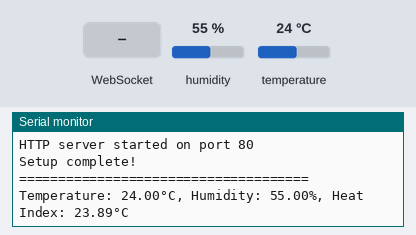
Recording of a sketch running on a simulated ESP8266 (NodeMCU). On the bench: the last lines printed to the serial monitor. Inputs (shaded band) come from the test bench; at power-on: humidity 55 %, temperature 24 °C. WiFi joins after 1.5 s; servers stay silent unless stated.

Above: at 2.7 s.
2.8 s: WebSocket text "reset" received
At 3.6 s:
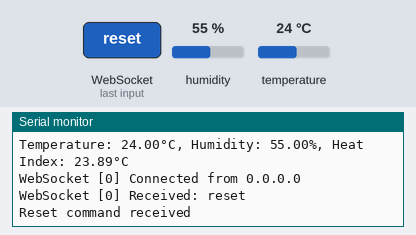
4.3 s: WebSocket text "status" received
At 4.7 s:
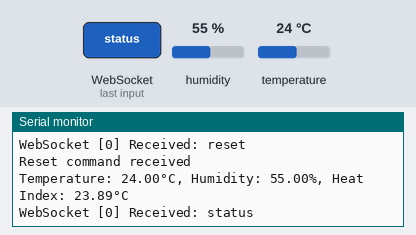
5.8 s: WebSocket text "1" received
At 6.01 s:
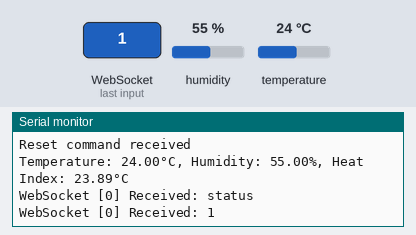
7.3 s: humidity set to 22 %
At 8.6 s:
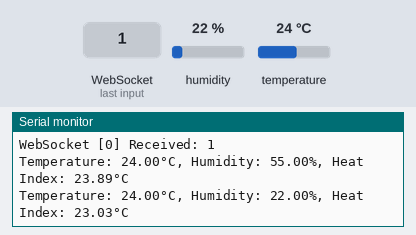
8.8 s: temperature set to 12 °C
10.3 s: humidity set to 40 %
At 10.3 s:
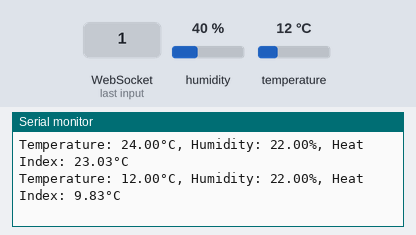
Timing chart, 0 to 12.8 s (numbered marks = the images above; inputs shaded):
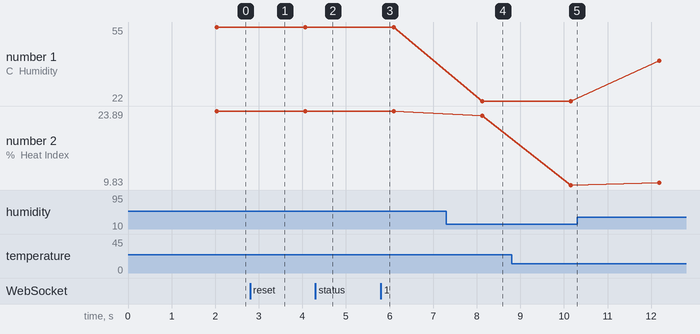

The sketch:

DHT11_ESP8266_WebSocket.ino
```cpp
#include <ESP8266WiFi.h>
#include <ESP8266WebServer.h>
#include <WebSocketsServer.h>
#include <DHT.h>
#include <ArduinoJson.h>

// WiFi credentials
const char* ssid = "NAMA_WIFI_ANDA";
const char* password = "PASSWORD_WIFI_ANDA";

// DHT11 sensor setup
#define DHT_PIN 2        // Pin D4 pada NodeMCU
#define DHT_TYPE DHT11   // DHT11 sensor type
DHT dht(DHT_PIN, DHT_TYPE);

// WebSocket server on port 81
WebSocketsServer webSocket = WebSocketsServer(81);

// Web server on port 80
ESP8266WebServer server(80);

// Variables for sensor data
float temperature = 0.0;
float humidity = 0.0;
float heatIndex = 0.0;

// Timing variables
unsigned long lastSensorRead = 0;
unsigned long lastWebSocketSend = 0;
const unsigned long sensorInterval = 2000;  // Read sensor every 2 seconds
const unsigned long wsInterval = 2000;      // Send WebSocket data every 2 seconds

void setup() {
  Serial.begin(115200);
  Serial.println();
  Serial.println("=== DHT11 ESP8266 WebSocket Server ===");

  // Initialize DHT sensor
  dht.begin();
  Serial.println("DHT11 sensor initialized");

  // Connect to WiFi
  WiFi.begin(ssid, password);
  Serial.print("Connecting to WiFi");

  while (WiFi.status() != WL_CONNECTED) {
    delay(500);
    Serial.print(".");
  }

  Serial.println();
  Serial.println("WiFi connected!");
  Serial.print("IP address: ");
  Serial.println(WiFi.localIP());
  Serial.print("WebSocket Server: ws://");
  Serial.print(WiFi.localIP());
  Serial.println(":81/");

  // Start WebSocket server
  webSocket.begin();
  webSocket.onEvent(webSocketEvent);
  Serial.println("WebSocket server started on port 81");

  // Start web server
  server.on("/", handleRoot);
  server.on("/status", handleStatus);
  server.begin();
  Serial.println("HTTP server started on port 80");

  Serial.println("Setup complete!");
  Serial.println("=====================================");
}

void loop() {
  // Handle WebSocket events
  webSocket.loop();

  // Handle HTTP requests
  server.handleClient();

  // Read sensor data
  if (millis() - lastSensorRead >= sensorInterval) {
    readSensorData();
    lastSensorRead = millis();
  }

  // Send WebSocket data
  if (millis() - lastWebSocketSend >= wsInterval) {
    sendWebSocketData();
    lastWebSocketSend = millis();
  }

  delay(10); // Small delay for stability
}

void readSensorData() {
  // Read humidity and temperature
  float h = dht.readHumidity();
  float t = dht.readTemperature();

  // Check if any reads failed
  if (isnan(h) || isnan(t)) {
    Serial.println("Failed to read from DHT sensor!");
    return;
  }

  // Calculate heat index
  float hi = dht.computeHeatIndex(t, h, false); // false = Celsius

  // Update global variables
  temperature = t;
  humidity = h;
  heatIndex = hi;

  // Print to serial monitor
  Serial.print("Temperature: ");
  Serial.print(temperature);
  Serial.print("°C, Humidity: ");
  Serial.print(humidity);
  Serial.print("%, Heat Index: ");
  Serial.print(heatIndex);
  Serial.println("°C");
}

void sendWebSocketData() {
  // Create JSON object
  StaticJsonDocument<200> doc;
  doc["temperature"] = String(temperature, 1);
  doc["humidity"] = String(humidity, 1);
  doc["heatIndex"] = String(heatIndex, 1);
  doc["timestamp"] = getTimeString();

  // Serialize JSON to string
  String jsonString;
  serializeJson(doc, jsonString);

  // Send to all connected WebSocket clients
  webSocket.broadcastTXT(jsonString);
}

void webSocketEvent(uint8_t num, WStype_t type, uint8_t * payload, size_t length) {
  switch(type) {
    case WStype_DISCONNECTED:
      Serial.printf("WebSocket [%u] Disconnected!\n", num);
      break;

    case WStype_CONNECTED: {
      IPAddress ip = webSocket.remoteIP(num);
      Serial.printf("WebSocket [%u] Connected from %d.%d.%d.%d\n",
                    num, ip[0], ip[1], ip[2], ip[3]);

      // Send current data to newly connected client
      sendWebSocketData();
      break;
    }

    case WStype_TEXT:
      Serial.printf("WebSocket [%u] Received: %s\n", num, payload);

      // Handle commands from client
      String message = String((char*)payload);
      if (message == "reset") {
        Serial.println("Reset command received");
        // You can add reset functionality here
      } else if (message == "status") {
        sendWebSocketData();
      }
      break;

    default:
      break;
  }
}

void handleRoot() {
  String html = "<!DOCTYPE html>";
  html += "<html><head><title>DHT11 ESP8266 Server</title></head>";
  html += "<body style='font-family: Arial, sans-serif; margin: 40px;'>";
  html += "<h1>🌡️ DHT11 ESP8266 WebSocket Server</h1>";
  html += "<h2>Current Readings:</h2>";
  html += "<div style='background: #f0f0f0; padding: 20px; border-radius: 10px;'>";
  html += "<p><strong>Temperature:</strong> " + String(temperature, 1) + " °C</p>";
  html += "<p><strong>Humidity:</strong> " + String(humidity, 1) + " %</p>";
  html += "<p><strong>Heat Index:</strong> " + String(heatIndex, 1) + " °C</p>";
  html += "<p><strong>WebSocket URL:</strong> ws://" + WiFi.localIP().toString() + ":81/</p>";
  html += "</div>";
  html += "<h2>Instructions:</h2>";
  html += "<ol>";
  html += "<li>Open the HTML dashboard</li>";
  html += "<li>Update the WebSocket URL in the JavaScript code</li>";
  html += "<li>Replace '192.168.1.100' with: " + WiFi.localIP().toString() + "</li>";
  html += "</ol>";
  html += "<p><a href='/status'>View JSON Status</a></p>";
  html += "</body></html>";

  server.send(200, "text/html", html);
}

void handleStatus() {
  StaticJsonDocument<200> doc;
  doc["temperature"] = temperature;
  doc["humidity"] = humidity;
  doc["heatIndex"] = heatIndex;
  doc["timestamp"] = getTimeString();
  doc["freeHeap"] = ESP.getFreeHeap();
  doc["uptime"] = millis();

  String jsonString;
  serializeJson(doc, jsonString);

  server.send(200, "application/json", jsonString);
}

String getTimeString() {
  unsigned long currentTime = millis();
  unsigned long seconds = currentTime / 1000;
  unsigned long minutes = seconds / 60;
  unsigned long hours = minutes / 60;

  seconds = seconds % 60;
  minutes = minutes % 60;
  hours = hours % 24;

  String timeStr = "";
  if (hours < 10) timeStr += "0";
  timeStr += String(hours) + ":";
  if (minutes < 10) timeStr += "0";
  timeStr += String(minutes) + ":";
  if (seconds < 10) timeStr += "0";
  timeStr += String(seconds);

  return timeStr;
}

// Additional utility functions
void printWiFiStatus() {
  Serial.println("=== WiFi Status ===");
  Serial.print("SSID: ");
  Serial.println(WiFi.SSID());
  Serial.print("IP Address: ");
  Serial.println(WiFi.localIP());
  Serial.print("Signal Strength (RSSI): ");
  Serial.print(WiFi.RSSI());
  Serial.println(" dBm");
  Serial.println("==================");
}

void checkWiFiConnection() {
  if (WiFi.status() != WL_CONNECTED) {
    Serial.println("WiFi connection lost. Reconnecting...");
    WiFi.begin(ssid, password);

    int attempts = 0;
    while (WiFi.status() != WL_CONNECTED && attempts < 20) {
      delay(500);
      Serial.print(".");
      attempts++;
    }

    if (WiFi.status() == WL_CONNECTED) {
      Serial.println();
      Serial.println("WiFi reconnected!");
      printWiFiStatus();
    } else {
      Serial.println();
      Serial.println("Failed to reconnect to WiFi");
    }
  }
}
```

Measured:
- after the input at 2.8 s, the serial monitor: prints a new line at once (image 1)
- after the input at 4.3 s, the serial monitor: prints a new line at once (image 2)
- after the input at 5.8 s, the serial monitor: prints a new line at once (image 3)
- after the input at 7.3 s, the serial monitor: prints a new line after 0.82 s (image 4)
- plotted number 1: 55 → 22 after the input at 7.3 s, 22 → 40 after the input at 10.3 s
- plotted number 2: 23.89 → 23.03 after the input at 7.3 s, 23.03 → 9.83 after the input at 8.8 s, 9.83 → 10.3 after the input at 10.3 s
